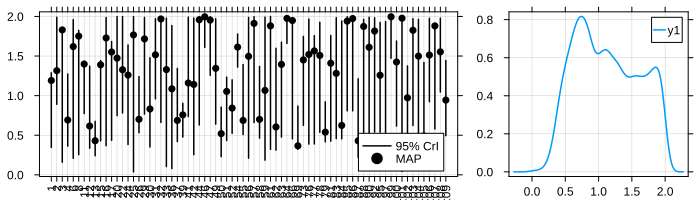

Write the Julia code that produced this figure.
#=

    FIGURE 3
    ========

=#

using RobustAdaptiveTherapy
using Plots, StatsPlots
using StatsBase

include("../defaults.jl")


## (a) - Individual estimates for dD
patients = patient_fit_list(model=:strobl)
fig3a = plot()
for i = eachindex(patients)
    res = patient_fit(patients[i];model=:strobl);
    map = get_map(res)[:dD]
    ci95 = quantile(hcat(sample(res,1000)...)[par_idx,:],[0.005,0.995])

    plot!(fig3a, [i,i], ci95, c=:black, label=i == 1 ? "95% CrI" : "")
    scatter!(fig3a, [i], [map], c=:black, label=i == 1 ? "MAP" : "")

end
plot!(fig3a,xticks=(eachindex(patients),patients), xrotation=90,size=(600,200))

## (b) - Joint posterior
X = hcat(sample_joint_posterior(10000)...)

par_idx = findfirst(RobustAdaptiveTherapy.par_names .== "dD")

fig3b = density(X[par_idx,:])

## Figure 3
fig3 = plot(fig3a, fig3b, layout=@layout([a{0.7w} b]), size=(700,200))
savefig(fig3, "$(@__DIR__)/fig3.svg")
